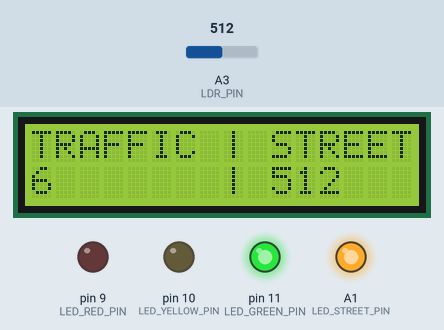
Recording of a sketch running on a simulated Arduino Uno, built with avr-gcc and run on an emulated ATmega328P. Shown: 16×2 character LCD, output pins drawn as LEDs (lit = HIGH). The test bench sets the inputs (shaded band); at power-on: A3 (LDR_PIN) = 512.

Above: at 1.2 s.
1.3 s: A3 (LDR_PIN) set to 119
At 2.9 s:
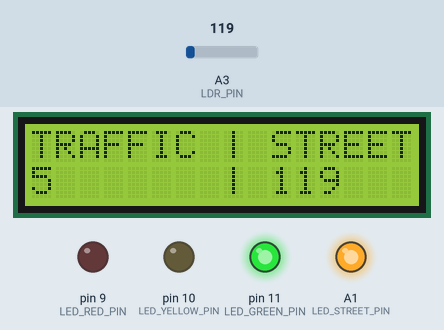
4.3 s: A3 (LDR_PIN) set to 102
At 5.5 s:
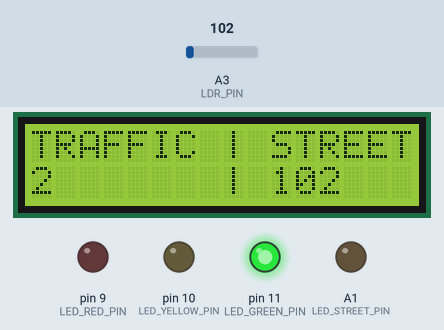
7.3 s: A3 (LDR_PIN) set to 120
At 8.9 s:
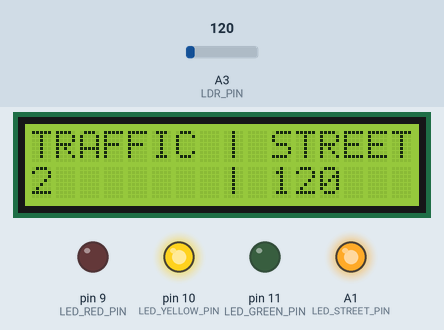
10.3 s: A3 (LDR_PIN) set to 100
At 11.5 s:
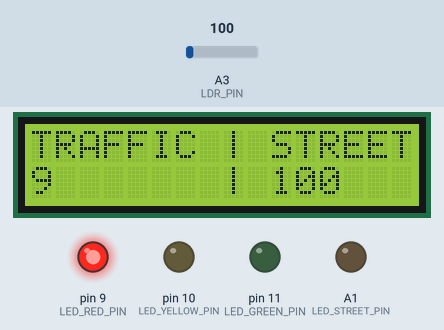
Timing chart, 0 to 13.3 s (numbered marks = the images above; inputs shaded):
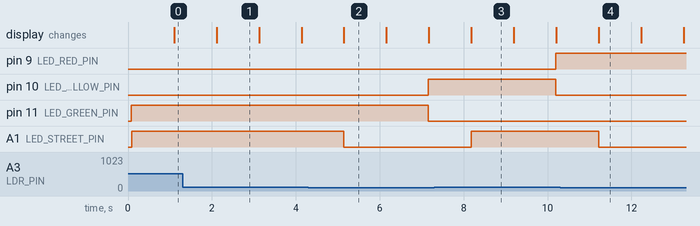

Measured:
- the behaviour switches between 111 and 110 on A3 (LDR_PIN) (found by bisection; images 1 and 2)
- after the input at 4.3 s, A1 (LED_STREET_PIN): HIGH → LOW after 0.85 s
- after the input at 7.3 s, A1 (LED_STREET_PIN): LOW → HIGH after 0.88 s
- after the input at 10.3 s, A1 (LED_STREET_PIN): HIGH → LOW after 0.92 s
- what the display in image 1 shows lasts 1.0 s, from 2.1 s to 3.1 s

The sketch:

StreetAndTrafficLight.ino
```cpp
// Include library
// Cai dat thu vien

#include "LiquidCrystal_I2C.h"

// Define connected pin
// Dat ten chan cong ket noi
#define LDR_PIN         A3
#define LED_STREET_PIN  A1
#define LED_RED_PIN     9
#define LED_YELLOW_PIN  10
#define LED_GREEN_PIN   11

// Set the LCD address to 0x27 for a 16 chars and 2 line display
// Thiet lap dia chi LCD 0x27 de hien thi 16 ky tu tren hai dong
LiquidCrystal_I2C LCD(0x27, 16, 2);

void setup() {
  // Initialize LCD 1602 to display
  // Khoi tao LCD 1602 de hien thi
  LCD.init();
  // Turn on LCD backlight
  // Bat den nen LCD 1602
  LCD.backlight();
  // Set LED as Output pin
  // Thiet lap LED o trang thai OUTPUT
  pinMode(LED_RED_PIN, OUTPUT);
  pinMode(LED_YELLOW_PIN, OUTPUT);
  pinMode(LED_GREEN_PIN, OUTPUT);
  pinMode(LED_STREET_PIN, OUTPUT);
}

void loop() {
  LCD.setCursor(0, 0);
  LCD.print("TRAFFIC");
  LCD.setCursor(8, 0);
  LCD.print("|");
  LCD.setCursor(10, 0);
  LCD.print("STREET");
  // Turn on Green Light and countdown 7 seconds
  // Dem nguoc den xanh 7 giay
  digitalWrite(LED_GREEN_PIN, HIGH);
  digitalWrite(LED_YELLOW_PIN, LOW);
  digitalWrite(LED_RED_PIN, LOW);
  for (int i = 7; i > 0; i--) {
    LCD.setCursor(0, 1);
    LCD.print(i);
    LCD.print("  ");
    LCD.setCursor(8, 1);
    LCD.print("|");
    LCD.setCursor(10, 1);
    LCD.print(analogRead(LDR_PIN));
    LCD.print(("  "));
    // If LRD>110 turn on the street light
    // Nếu cam bien anh sang > 110 bat den đuong
    if (analogRead(LDR_PIN) > 110) {
      digitalWrite(LED_STREET_PIN, HIGH);
    } else {
      digitalWrite(LED_STREET_PIN, LOW);
    }
    delay(1000);
  }
  // Turn on Yellow Light and countdown 3 seconds
  // Dem nguoc den vang 3 giay
  digitalWrite(LED_GREEN_PIN, LOW);
  digitalWrite(LED_YELLOW_PIN, HIGH);
  digitalWrite(LED_RED_PIN, LOW);
  for (int i = 3; i > 0 ; i--) {
    LCD.setCursor(0, 1);
    LCD.print(i);
    LCD.print("  ");
    LCD.setCursor(8, 1);
    LCD.print("|");
    LCD.setCursor(10, 1);
    LCD.print(analogRead(LDR_PIN));
    LCD.print(("  "));
    // If LRD>110 turn on the street light
    // Nếu cam bien anh sang > 110 bat den đuong
    if (analogRead(LDR_PIN) > 110) {
      digitalWrite(LED_STREET_PIN, HIGH);
    } else {
      digitalWrite(LED_STREET_PIN, LOW);
    }
    delay(1000);
  }
  // Turn on Red Light and countdown 10 seconds
  // Dem nguoc den do 10 giay
  digitalWrite(LED_GREEN_PIN, LOW);
  digitalWrite(LED_YELLOW_PIN, LOW);
  digitalWrite(LED_RED_PIN, HIGH);
  for (int i = 10; i > 0; i--) {
    LCD.setCursor(0, 1);
    LCD.print(i);
    LCD.print("  ");
    LCD.setCursor(8, 1);
    LCD.print("| ");
    LCD.setCursor(10, 1);
    LCD.print(analogRead(LDR_PIN));
    LCD.print(("  "));
    // If LRD>110 turn on the street light
    // Nếu cam bien anh sang > 110 bat den đuong
    if (analogRead(LDR_PIN) > 110) {
      digitalWrite(LED_STREET_PIN, HIGH);
    } else {
      digitalWrite(LED_STREET_PIN, LOW);
    }
    delay(1000);
  }
}
```
